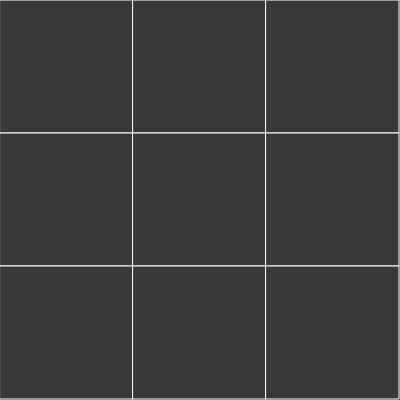
Frame 1 (no input)
Frame 60 (no input): identical to frame 1, image omitted
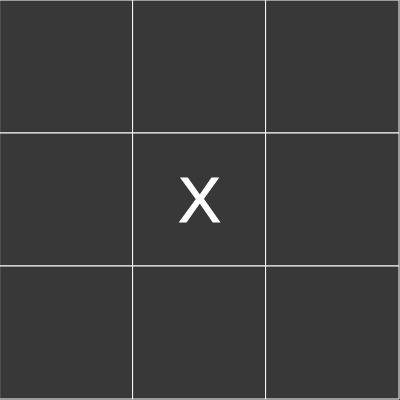
Frame 120 (the mouse pressed at the canvas centre since frame 60)

The p5.js sketch that drew these frames (run headless with seeded random() and noise() and a simulated clock; from frame 60 on, the mouse is pressed at the canvas centre):

// p5.js sketch
// ── sketch.js
let tablerito;
let PlayerX;
let PlayerO;
let turn;
let score_div;

function setup() {
  PlayerX = new Player("X");
  PlayerO = new Player("O");
  createCanvas(400, 400);
  score_div = createDiv('').size(20, 25);
  tablerito = new Tablero(3, PlayerX, PlayerO); //este objeto marca cambios
}

function draw() {
  background(56);
  tablerito.display();
}

function mousePressed(){
	if (!tablerito.winState){
    if (tablerito.turn === "X"){
      PlayerX.select(tablerito);
    } else {
      PlayerO.select(tablerito);
    }
    tablerito.TurnoO();
  } else {
  	tablerito.newGame();
  }
}

//esta clase define el tablero 
class Tablero {
	
  constructor(size, PlayerX, PlayerO){
    this.size = size;
    this.cells = [];
    this.casillaSize = (width-1)/this.size;
    this.PlayerX = PlayerX;
    this.PlayerO = PlayerO;
    this.turn = this.PlayerX.t;
    this.winState = false;
    this.resultText = "";
    this.newGame();
  }
  
  display(){
    let casillaSize = this.casillaSize;
    if (this.winState){
      fill(255);
      textSize(24);
      textAlign(CENTER);
    	text(this.resultText, width/2, height/2);
      text("Jugar Otra Vez", width/2, height/2+30);
      
    } else {
      this.cells.forEach(function(element){
        fill(56);
        stroke(255);
        rect(element.r*casillaSize, element.c*casillaSize, casillaSize, casillaSize);
        fill(255);
        textSize(64);
        textAlign(CENTER);
        text(element.t, element.r*casillaSize+casillaSize/2, element.c*casillaSize+casillaSize/1.5);
      });
    }
    
  }
  
  //Marca turnos
  update(r, c, t){
    let turn = this.turn;
    this.cells.forEach(function(element){
			if (element.r === r && element.c === c && element.v === 0){
      	element.t = t;
        if(turn==="X"){
        	element.v = 1;
        } else {
        	element.v = -1;
        }
      }
    });
    let result = this.checkResult()
    if (result){
      this.winState = true;
      this.resultText = "Gana: " + result;
    }
  }
  
  TurnoO(){
  	if (this.turn == PlayerX.t){
    	this.turn = PlayerO.t;
      score_div.html("Turno:" + PlayerO.t);
    } else {
    	this.turn = PlayerX.t;
      score_div.html("Turno:" + PlayerX.t);
    }
  }
  
  //verificar el resultado
  checkResult(){
		let winner;
    let PlayerX = this.PlayerX;
    let PlayerO = this.PlayerO;
    let rowSums = new Array(this.size);
    let colSums = new Array(this.size);
    let diagSums = new Array(this.size);
    let numOpen = 9;
    let size = this.size
    for (let i=0; i<this.size; i++){
      rowSums[i]= 0;
      colSums[i] = 0;
      diagSums[i] = 0;
    }
    this.cells.forEach(function(element) {
      rowSums[element.r] += element.v;
      colSums[element.c] += element.v;
      numOpen -= abs(element.v);
      if(abs(element.r-element.c) === 0){
      	diagSums[0] += element.v;
      }
      if(abs(element.r-element.c) === 2 || (element.r == 1  && element.c == 1)){
      	diagSums[1] += element.v;
      }
    });
    rowSums.forEach(function(element) {
    	if(element === size){
      	winner = PlayerX.t;
        PlayerX.win();
      }
      if (element === -1*size){
      	winner = PlayerO.t;
        PlayerO.win();
      }
    });
    colSums.forEach(function(element) {
    	if(element === size){
      	winner = PlayerX.t;
        PlayerX.win();
      }
      if (element === -1*size){
      	winner = PlayerO.t;
        PlayerO.win();
      }
    });
    diagSums.forEach(function(element) {
    	if(element === size){
      	winner = PlayerX.t;
        PlayerX.win();
      }
      if (element === -1*size){
      	winner = PlayerO.t;
        PlayerO.win();
      }
    });
    if (numOpen === 0 ){
      winner = "Ninguno, Empate";
    }
    return winner;
  }
  
  newGame(){
    this.winState = false;
    this.turn = this.PlayerX.t;
  	score_div.html("Turno:" + this.PlayerX.t);
    this.cells = [];
    for (let i=0; i<this.size; i++){
      for (let j=0; j<this.size; j++){
        this.cells.push({
          "r": i,
          "c": j,
          "t": "",
          "v": 0
      	});
    	}
    }
  }
}


//define el jugador  
class Player {
	
  constructor(p){
    this.t = p;
    this.score = 0;
  }
  
  select(tablerito){
    if(tablerito.turn === this.t){
      let cx = int(Math.floor(mouseX/tablerito.casillaSize));
      let cy = int(Math.floor(mouseY/tablerito.casillaSize));
      tablerito.update(cx, cy, this.t);
    }
  }
  
  win(){
  	this.score ++;
  }
}
